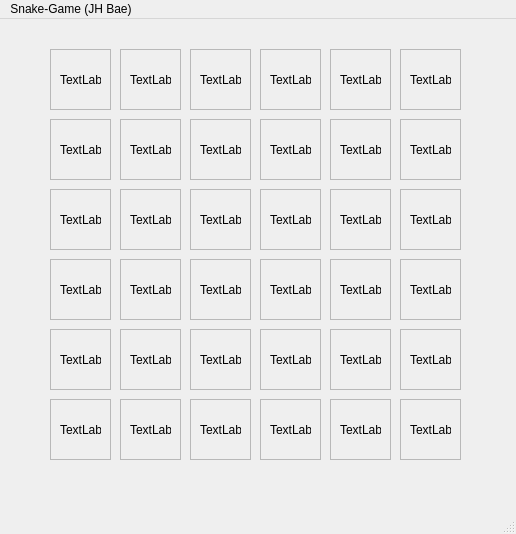
<?xml version="1.0" encoding="UTF-8"?>
<ui version="4.0">
 <class>MainWindow</class>
 <widget class="QMainWindow" name="MainWindow">
  <property name="geometry">
   <rect>
    <x>0</x>
    <y>0</y>
    <width>516</width>
    <height>534</height>
   </rect>
  </property>
  <property name="windowTitle">
   <string>MainWindow</string>
  </property>
  <widget class="QWidget" name="centralwidget">
   <widget class="QFrame" name="frame00">
    <property name="geometry">
     <rect>
      <x>50</x>
      <y>30</y>
      <width>61</width>
      <height>61</height>
     </rect>
    </property>
    <property name="frameShape">
     <enum>QFrame::StyledPanel</enum>
    </property>
    <property name="frameShadow">
     <enum>QFrame::Raised</enum>
    </property>
    <widget class="QLabel" name="label00">
     <property name="geometry">
      <rect>
       <x>10</x>
       <y>0</y>
       <width>41</width>
       <height>61</height>
      </rect>
     </property>
     <property name="text">
      <string>TextLabel</string>
     </property>
    </widget>
   </widget>
   <widget class="QFrame" name="frame01">
    <property name="geometry">
     <rect>
      <x>120</x>
      <y>30</y>
      <width>61</width>
      <height>61</height>
     </rect>
    </property>
    <property name="frameShape">
     <enum>QFrame::StyledPanel</enum>
    </property>
    <property name="frameShadow">
     <enum>QFrame::Raised</enum>
    </property>
    <widget class="QLabel" name="label01">
     <property name="geometry">
      <rect>
       <x>10</x>
       <y>0</y>
       <width>41</width>
       <height>61</height>
      </rect>
     </property>
     <property name="text">
      <string>TextLabel</string>
     </property>
    </widget>
   </widget>
   <widget class="QFrame" name="frame02">
    <property name="geometry">
     <rect>
      <x>190</x>
      <y>30</y>
      <width>61</width>
      <height>61</height>
     </rect>
    </property>
    <property name="frameShape">
     <enum>QFrame::StyledPanel</enum>
    </property>
    <property name="frameShadow">
     <enum>QFrame::Raised</enum>
    </property>
    <widget class="QLabel" name="label02">
     <property name="geometry">
      <rect>
       <x>10</x>
       <y>0</y>
       <width>41</width>
       <height>61</height>
      </rect>
     </property>
     <property name="text">
      <string>TextLabel</string>
     </property>
    </widget>
   </widget>
   <widget class="QFrame" name="frame03">
    <property name="geometry">
     <rect>
      <x>260</x>
      <y>30</y>
      <width>61</width>
      <height>61</height>
     </rect>
    </property>
    <property name="frameShape">
     <enum>QFrame::StyledPanel</enum>
    </property>
    <property name="frameShadow">
     <enum>QFrame::Raised</enum>
    </property>
    <widget class="QLabel" name="label03">
     <property name="geometry">
      <rect>
       <x>10</x>
       <y>0</y>
       <width>41</width>
       <height>61</height>
      </rect>
     </property>
     <property name="text">
      <string>TextLabel</string>
     </property>
    </widget>
   </widget>
   <widget class="QFrame" name="frame04">
    <property name="geometry">
     <rect>
      <x>330</x>
      <y>30</y>
      <width>61</width>
      <height>61</height>
     </rect>
    </property>
    <property name="frameShape">
     <enum>QFrame::StyledPanel</enum>
    </property>
    <property name="frameShadow">
     <enum>QFrame::Raised</enum>
    </property>
    <widget class="QLabel" name="label04">
     <property name="geometry">
      <rect>
       <x>10</x>
       <y>0</y>
       <width>41</width>
       <height>61</height>
      </rect>
     </property>
     <property name="text">
      <string>TextLabel</string>
     </property>
    </widget>
   </widget>
   <widget class="QFrame" name="frame05">
    <property name="geometry">
     <rect>
      <x>400</x>
      <y>30</y>
      <width>61</width>
      <height>61</height>
     </rect>
    </property>
    <property name="frameShape">
     <enum>QFrame::StyledPanel</enum>
    </property>
    <property name="frameShadow">
     <enum>QFrame::Raised</enum>
    </property>
    <widget class="QLabel" name="label05">
     <property name="geometry">
      <rect>
       <x>10</x>
       <y>0</y>
       <width>41</width>
       <height>61</height>
      </rect>
     </property>
     <property name="text">
      <string>TextLabel</string>
     </property>
    </widget>
   </widget>
   <widget class="QFrame" name="frame10">
    <property name="geometry">
     <rect>
      <x>50</x>
      <y>100</y>
      <width>61</width>
      <height>61</height>
     </rect>
    </property>
    <property name="frameShape">
     <enum>QFrame::StyledPanel</enum>
    </property>
    <property name="frameShadow">
     <enum>QFrame::Raised</enum>
    </property>
    <widget class="QLabel" name="label10">
     <property name="geometry">
      <rect>
       <x>10</x>
       <y>0</y>
       <width>41</width>
       <height>61</height>
      </rect>
     </property>
     <property name="text">
      <string>TextLabel</string>
     </property>
    </widget>
   </widget>
   <widget class="QFrame" name="frame12">
    <property name="geometry">
     <rect>
      <x>190</x>
      <y>100</y>
      <width>61</width>
      <height>61</height>
     </rect>
    </property>
    <property name="frameShape">
     <enum>QFrame::StyledPanel</enum>
    </property>
    <property name="frameShadow">
     <enum>QFrame::Raised</enum>
    </property>
    <widget class="QLabel" name="label12">
     <property name="geometry">
      <rect>
       <x>10</x>
       <y>0</y>
       <width>41</width>
       <height>61</height>
      </rect>
     </property>
     <property name="text">
      <string>TextLabel</string>
     </property>
    </widget>
   </widget>
   <widget class="QFrame" name="frame11">
    <property name="geometry">
     <rect>
      <x>120</x>
      <y>100</y>
      <width>61</width>
      <height>61</height>
     </rect>
    </property>
    <property name="frameShape">
     <enum>QFrame::StyledPanel</enum>
    </property>
    <property name="frameShadow">
     <enum>QFrame::Raised</enum>
    </property>
    <widget class="QLabel" name="label11">
     <property name="geometry">
      <rect>
       <x>10</x>
       <y>0</y>
       <width>41</width>
       <height>61</height>
      </rect>
     </property>
     <property name="text">
      <string>TextLabel</string>
     </property>
    </widget>
   </widget>
   <widget class="QFrame" name="frame15">
    <property name="geometry">
     <rect>
      <x>400</x>
      <y>100</y>
      <width>61</width>
      <height>61</height>
     </rect>
    </property>
    <property name="frameShape">
     <enum>QFrame::StyledPanel</enum>
    </property>
    <property name="frameShadow">
     <enum>QFrame::Raised</enum>
    </property>
    <widget class="QLabel" name="label15">
     <property name="geometry">
      <rect>
       <x>10</x>
       <y>0</y>
       <width>41</width>
       <height>61</height>
      </rect>
     </property>
     <property name="text">
      <string>TextLabel</string>
     </property>
    </widget>
   </widget>
   <widget class="QFrame" name="frame13">
    <property name="geometry">
     <rect>
      <x>260</x>
      <y>100</y>
      <width>61</width>
      <height>61</height>
     </rect>
    </property>
    <property name="frameShape">
     <enum>QFrame::StyledPanel</enum>
    </property>
    <property name="frameShadow">
     <enum>QFrame::Raised</enum>
    </property>
    <widget class="QLabel" name="label13">
     <property name="geometry">
      <rect>
       <x>10</x>
       <y>0</y>
       <width>41</width>
       <height>61</height>
      </rect>
     </property>
     <property name="text">
      <string>TextLabel</string>
     </property>
    </widget>
   </widget>
   <widget class="QFrame" name="frame14">
    <property name="geometry">
     <rect>
      <x>330</x>
      <y>100</y>
      <width>61</width>
      <height>61</height>
     </rect>
    </property>
    <property name="frameShape">
     <enum>QFrame::StyledPanel</enum>
    </property>
    <property name="frameShadow">
     <enum>QFrame::Raised</enum>
    </property>
    <widget class="QLabel" name="label14">
     <property name="geometry">
      <rect>
       <x>10</x>
       <y>0</y>
       <width>41</width>
       <height>61</height>
      </rect>
     </property>
     <property name="text">
      <string>TextLabel</string>
     </property>
    </widget>
   </widget>
   <widget class="QFrame" name="frame25">
    <property name="geometry">
     <rect>
      <x>400</x>
      <y>170</y>
      <width>61</width>
      <height>61</height>
     </rect>
    </property>
    <property name="frameShape">
     <enum>QFrame::StyledPanel</enum>
    </property>
    <property name="frameShadow">
     <enum>QFrame::Raised</enum>
    </property>
    <widget class="QLabel" name="label25">
     <property name="geometry">
      <rect>
       <x>10</x>
       <y>0</y>
       <width>41</width>
       <height>61</height>
      </rect>
     </property>
     <property name="text">
      <string>TextLabel</string>
     </property>
    </widget>
   </widget>
   <widget class="QFrame" name="frame35">
    <property name="geometry">
     <rect>
      <x>400</x>
      <y>240</y>
      <width>61</width>
      <height>61</height>
     </rect>
    </property>
    <property name="frameShape">
     <enum>QFrame::StyledPanel</enum>
    </property>
    <property name="frameShadow">
     <enum>QFrame::Raised</enum>
    </property>
    <widget class="QLabel" name="label35">
     <property name="geometry">
      <rect>
       <x>10</x>
       <y>0</y>
       <width>41</width>
       <height>61</height>
      </rect>
     </property>
     <property name="text">
      <string>TextLabel</string>
     </property>
    </widget>
   </widget>
   <widget class="QFrame" name="frame20">
    <property name="geometry">
     <rect>
      <x>50</x>
      <y>170</y>
      <width>61</width>
      <height>61</height>
     </rect>
    </property>
    <property name="frameShape">
     <enum>QFrame::StyledPanel</enum>
    </property>
    <property name="frameShadow">
     <enum>QFrame::Raised</enum>
    </property>
    <widget class="QLabel" name="label20">
     <property name="geometry">
      <rect>
       <x>10</x>
       <y>0</y>
       <width>41</width>
       <height>61</height>
      </rect>
     </property>
     <property name="text">
      <string>TextLabel</string>
     </property>
    </widget>
   </widget>
   <widget class="QFrame" name="frame24">
    <property name="geometry">
     <rect>
      <x>330</x>
      <y>170</y>
      <width>61</width>
      <height>61</height>
     </rect>
    </property>
    <property name="frameShape">
     <enum>QFrame::StyledPanel</enum>
    </property>
    <property name="frameShadow">
     <enum>QFrame::Raised</enum>
    </property>
    <widget class="QLabel" name="label24">
     <property name="geometry">
      <rect>
       <x>10</x>
       <y>0</y>
       <width>41</width>
       <height>61</height>
      </rect>
     </property>
     <property name="text">
      <string>TextLabel</string>
     </property>
    </widget>
   </widget>
   <widget class="QFrame" name="frame33">
    <property name="geometry">
     <rect>
      <x>260</x>
      <y>240</y>
      <width>61</width>
      <height>61</height>
     </rect>
    </property>
    <property name="frameShape">
     <enum>QFrame::StyledPanel</enum>
    </property>
    <property name="frameShadow">
     <enum>QFrame::Raised</enum>
    </property>
    <widget class="QLabel" name="label33">
     <property name="geometry">
      <rect>
       <x>10</x>
       <y>0</y>
       <width>41</width>
       <height>61</height>
      </rect>
     </property>
     <property name="text">
      <string>TextLabel</string>
     </property>
    </widget>
   </widget>
   <widget class="QFrame" name="frame34">
    <property name="geometry">
     <rect>
      <x>330</x>
      <y>240</y>
      <width>61</width>
      <height>61</height>
     </rect>
    </property>
    <property name="frameShape">
     <enum>QFrame::StyledPanel</enum>
    </property>
    <property name="frameShadow">
     <enum>QFrame::Raised</enum>
    </property>
    <widget class="QLabel" name="label34">
     <property name="geometry">
      <rect>
       <x>10</x>
       <y>0</y>
       <width>41</width>
       <height>61</height>
      </rect>
     </property>
     <property name="text">
      <string>TextLabel</string>
     </property>
    </widget>
   </widget>
   <widget class="QFrame" name="frame31">
    <property name="geometry">
     <rect>
      <x>120</x>
      <y>240</y>
      <width>61</width>
      <height>61</height>
     </rect>
    </property>
    <property name="frameShape">
     <enum>QFrame::StyledPanel</enum>
    </property>
    <property name="frameShadow">
     <enum>QFrame::Raised</enum>
    </property>
    <widget class="QLabel" name="label31">
     <property name="geometry">
      <rect>
       <x>10</x>
       <y>0</y>
       <width>41</width>
       <height>61</height>
      </rect>
     </property>
     <property name="text">
      <string>TextLabel</string>
     </property>
    </widget>
   </widget>
   <widget class="QFrame" name="frame22">
    <property name="geometry">
     <rect>
      <x>190</x>
      <y>170</y>
      <width>61</width>
      <height>61</height>
     </rect>
    </property>
    <property name="frameShape">
     <enum>QFrame::StyledPanel</enum>
    </property>
    <property name="frameShadow">
     <enum>QFrame::Raised</enum>
    </property>
    <widget class="QLabel" name="label22">
     <property name="geometry">
      <rect>
       <x>10</x>
       <y>0</y>
       <width>41</width>
       <height>61</height>
      </rect>
     </property>
     <property name="text">
      <string>TextLabel</string>
     </property>
    </widget>
   </widget>
   <widget class="QFrame" name="frame21">
    <property name="geometry">
     <rect>
      <x>120</x>
      <y>170</y>
      <width>61</width>
      <height>61</height>
     </rect>
    </property>
    <property name="frameShape">
     <enum>QFrame::StyledPanel</enum>
    </property>
    <property name="frameShadow">
     <enum>QFrame::Raised</enum>
    </property>
    <widget class="QLabel" name="label21">
     <property name="geometry">
      <rect>
       <x>10</x>
       <y>0</y>
       <width>41</width>
       <height>61</height>
      </rect>
     </property>
     <property name="text">
      <string>TextLabel</string>
     </property>
    </widget>
   </widget>
   <widget class="QFrame" name="frame30">
    <property name="geometry">
     <rect>
      <x>50</x>
      <y>240</y>
      <width>61</width>
      <height>61</height>
     </rect>
    </property>
    <property name="frameShape">
     <enum>QFrame::StyledPanel</enum>
    </property>
    <property name="frameShadow">
     <enum>QFrame::Raised</enum>
    </property>
    <widget class="QLabel" name="label30">
     <property name="geometry">
      <rect>
       <x>10</x>
       <y>0</y>
       <width>41</width>
       <height>61</height>
      </rect>
     </property>
     <property name="text">
      <string>TextLabel</string>
     </property>
    </widget>
   </widget>
   <widget class="QFrame" name="frame23">
    <property name="geometry">
     <rect>
      <x>260</x>
      <y>170</y>
      <width>61</width>
      <height>61</height>
     </rect>
    </property>
    <property name="frameShape">
     <enum>QFrame::StyledPanel</enum>
    </property>
    <property name="frameShadow">
     <enum>QFrame::Raised</enum>
    </property>
    <widget class="QLabel" name="label23">
     <property name="geometry">
      <rect>
       <x>10</x>
       <y>0</y>
       <width>41</width>
       <height>61</height>
      </rect>
     </property>
     <property name="text">
      <string>TextLabel</string>
     </property>
    </widget>
   </widget>
   <widget class="QFrame" name="frame32">
    <property name="geometry">
     <rect>
      <x>190</x>
      <y>240</y>
      <width>61</width>
      <height>61</height>
     </rect>
    </property>
    <property name="frameShape">
     <enum>QFrame::StyledPanel</enum>
    </property>
    <property name="frameShadow">
     <enum>QFrame::Raised</enum>
    </property>
    <widget class="QLabel" name="label32">
     <property name="geometry">
      <rect>
       <x>10</x>
       <y>0</y>
       <width>41</width>
       <height>61</height>
      </rect>
     </property>
     <property name="text">
      <string>TextLabel</string>
     </property>
    </widget>
   </widget>
   <widget class="QFrame" name="frame52">
    <property name="geometry">
     <rect>
      <x>190</x>
      <y>380</y>
      <width>61</width>
      <height>61</height>
     </rect>
    </property>
    <property name="frameShape">
     <enum>QFrame::StyledPanel</enum>
    </property>
    <property name="frameShadow">
     <enum>QFrame::Raised</enum>
    </property>
    <widget class="QLabel" name="label52">
     <property name="geometry">
      <rect>
       <x>10</x>
       <y>0</y>
       <width>41</width>
       <height>61</height>
      </rect>
     </property>
     <property name="text">
      <string>TextLabel</string>
     </property>
    </widget>
   </widget>
   <widget class="QFrame" name="frame45">
    <property name="geometry">
     <rect>
      <x>400</x>
      <y>310</y>
      <width>61</width>
      <height>61</height>
     </rect>
    </property>
    <property name="frameShape">
     <enum>QFrame::StyledPanel</enum>
    </property>
    <property name="frameShadow">
     <enum>QFrame::Raised</enum>
    </property>
    <widget class="QLabel" name="label45">
     <property name="geometry">
      <rect>
       <x>10</x>
       <y>0</y>
       <width>41</width>
       <height>61</height>
      </rect>
     </property>
     <property name="text">
      <string>TextLabel</string>
     </property>
    </widget>
   </widget>
   <widget class="QFrame" name="frame55">
    <property name="geometry">
     <rect>
      <x>400</x>
      <y>380</y>
      <width>61</width>
      <height>61</height>
     </rect>
    </property>
    <property name="frameShape">
     <enum>QFrame::StyledPanel</enum>
    </property>
    <property name="frameShadow">
     <enum>QFrame::Raised</enum>
    </property>
    <widget class="QLabel" name="label55">
     <property name="geometry">
      <rect>
       <x>10</x>
       <y>0</y>
       <width>41</width>
       <height>61</height>
      </rect>
     </property>
     <property name="text">
      <string>TextLabel</string>
     </property>
    </widget>
   </widget>
   <widget class="QFrame" name="frame41">
    <property name="geometry">
     <rect>
      <x>120</x>
      <y>310</y>
      <width>61</width>
      <height>61</height>
     </rect>
    </property>
    <property name="frameShape">
     <enum>QFrame::StyledPanel</enum>
    </property>
    <property name="frameShadow">
     <enum>QFrame::Raised</enum>
    </property>
    <widget class="QLabel" name="label41">
     <property name="geometry">
      <rect>
       <x>10</x>
       <y>0</y>
       <width>41</width>
       <height>61</height>
      </rect>
     </property>
     <property name="text">
      <string>TextLabel</string>
     </property>
    </widget>
   </widget>
   <widget class="QFrame" name="frame50">
    <property name="geometry">
     <rect>
      <x>50</x>
      <y>380</y>
      <width>61</width>
      <height>61</height>
     </rect>
    </property>
    <property name="frameShape">
     <enum>QFrame::StyledPanel</enum>
    </property>
    <property name="frameShadow">
     <enum>QFrame::Raised</enum>
    </property>
    <widget class="QLabel" name="label50">
     <property name="geometry">
      <rect>
       <x>10</x>
       <y>0</y>
       <width>41</width>
       <height>61</height>
      </rect>
     </property>
     <property name="text">
      <string>TextLabel</string>
     </property>
    </widget>
   </widget>
   <widget class="QFrame" name="frame51">
    <property name="geometry">
     <rect>
      <x>120</x>
      <y>380</y>
      <width>61</width>
      <height>61</height>
     </rect>
    </property>
    <property name="frameShape">
     <enum>QFrame::StyledPanel</enum>
    </property>
    <property name="frameShadow">
     <enum>QFrame::Raised</enum>
    </property>
    <widget class="QLabel" name="label51">
     <property name="geometry">
      <rect>
       <x>10</x>
       <y>0</y>
       <width>41</width>
       <height>61</height>
      </rect>
     </property>
     <property name="text">
      <string>TextLabel</string>
     </property>
    </widget>
   </widget>
   <widget class="QFrame" name="frame43">
    <property name="geometry">
     <rect>
      <x>260</x>
      <y>310</y>
      <width>61</width>
      <height>61</height>
     </rect>
    </property>
    <property name="frameShape">
     <enum>QFrame::StyledPanel</enum>
    </property>
    <property name="frameShadow">
     <enum>QFrame::Raised</enum>
    </property>
    <widget class="QLabel" name="label43">
     <property name="geometry">
      <rect>
       <x>10</x>
       <y>0</y>
       <width>41</width>
       <height>61</height>
      </rect>
     </property>
     <property name="text">
      <string>TextLabel</string>
     </property>
    </widget>
   </widget>
   <widget class="QFrame" name="frame53">
    <property name="geometry">
     <rect>
      <x>260</x>
      <y>380</y>
      <width>61</width>
      <height>61</height>
     </rect>
    </property>
    <property name="frameShape">
     <enum>QFrame::StyledPanel</enum>
    </property>
    <property name="frameShadow">
     <enum>QFrame::Raised</enum>
    </property>
    <widget class="QLabel" name="label53">
     <property name="geometry">
      <rect>
       <x>10</x>
       <y>0</y>
       <width>41</width>
       <height>61</height>
      </rect>
     </property>
     <property name="text">
      <string>TextLabel</string>
     </property>
    </widget>
   </widget>
   <widget class="QFrame" name="frame44">
    <property name="geometry">
     <rect>
      <x>330</x>
      <y>310</y>
      <width>61</width>
      <height>61</height>
     </rect>
    </property>
    <property name="frameShape">
     <enum>QFrame::StyledPanel</enum>
    </property>
    <property name="frameShadow">
     <enum>QFrame::Raised</enum>
    </property>
    <widget class="QLabel" name="label44">
     <property name="geometry">
      <rect>
       <x>10</x>
       <y>0</y>
       <width>41</width>
       <height>61</height>
      </rect>
     </property>
     <property name="text">
      <string>TextLabel</string>
     </property>
    </widget>
   </widget>
   <widget class="QFrame" name="frame42">
    <property name="geometry">
     <rect>
      <x>190</x>
      <y>310</y>
      <width>61</width>
      <height>61</height>
     </rect>
    </property>
    <property name="frameShape">
     <enum>QFrame::StyledPanel</enum>
    </property>
    <property name="frameShadow">
     <enum>QFrame::Raised</enum>
    </property>
    <widget class="QLabel" name="label42">
     <property name="geometry">
      <rect>
       <x>10</x>
       <y>0</y>
       <width>41</width>
       <height>61</height>
      </rect>
     </property>
     <property name="text">
      <string>TextLabel</string>
     </property>
    </widget>
   </widget>
   <widget class="QFrame" name="frame40">
    <property name="geometry">
     <rect>
      <x>50</x>
      <y>310</y>
      <width>61</width>
      <height>61</height>
     </rect>
    </property>
    <property name="frameShape">
     <enum>QFrame::StyledPanel</enum>
    </property>
    <property name="frameShadow">
     <enum>QFrame::Raised</enum>
    </property>
    <widget class="QLabel" name="label40">
     <property name="geometry">
      <rect>
       <x>10</x>
       <y>0</y>
       <width>41</width>
       <height>61</height>
      </rect>
     </property>
     <property name="text">
      <string>TextLabel</string>
     </property>
    </widget>
   </widget>
   <widget class="QFrame" name="frame54">
    <property name="geometry">
     <rect>
      <x>330</x>
      <y>380</y>
      <width>61</width>
      <height>61</height>
     </rect>
    </property>
    <property name="frameShape">
     <enum>QFrame::StyledPanel</enum>
    </property>
    <property name="frameShadow">
     <enum>QFrame::Raised</enum>
    </property>
    <widget class="QLabel" name="label54">
     <property name="geometry">
      <rect>
       <x>10</x>
       <y>0</y>
       <width>41</width>
       <height>61</height>
      </rect>
     </property>
     <property name="text">
      <string>TextLabel</string>
     </property>
    </widget>
   </widget>
  </widget>
  <widget class="QMenuBar" name="menubar">
   <property name="geometry">
    <rect>
     <x>0</x>
     <y>0</y>
     <width>516</width>
     <height>25</height>
    </rect>
   </property>
   <widget class="QMenu" name="menuSnake_Game">
    <property name="title">
     <string>Snake-Game (JH Bae)</string>
    </property>
   </widget>
   <addaction name="menuSnake_Game"/>
  </widget>
  <widget class="QStatusBar" name="statusbar"/>
 </widget>
 <resources/>
 <connections/>
</ui>
